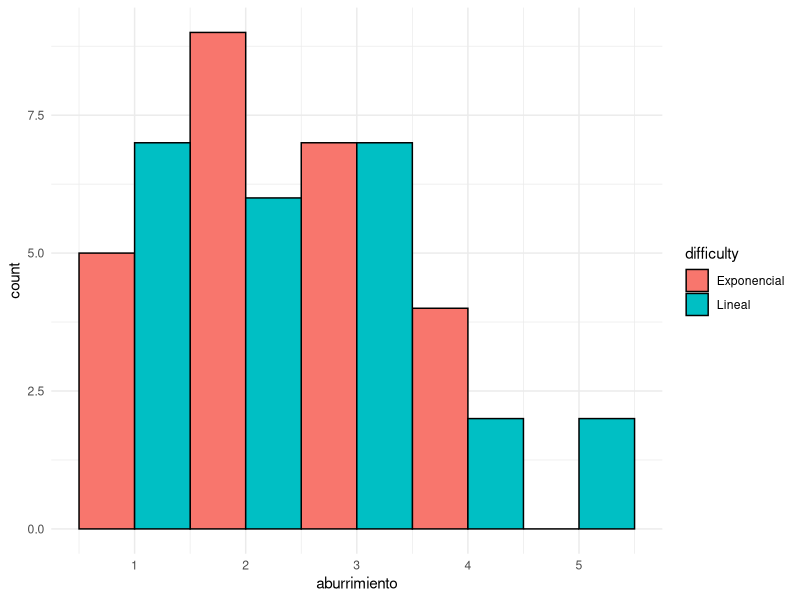
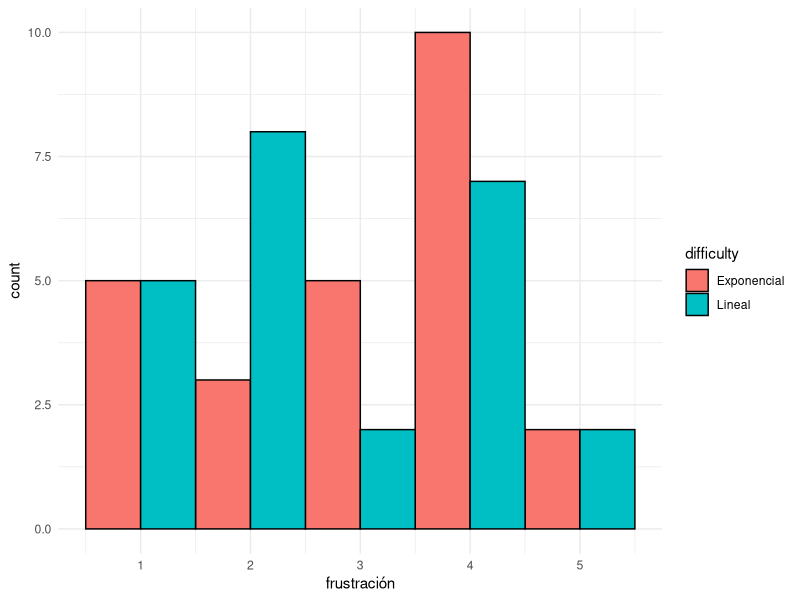
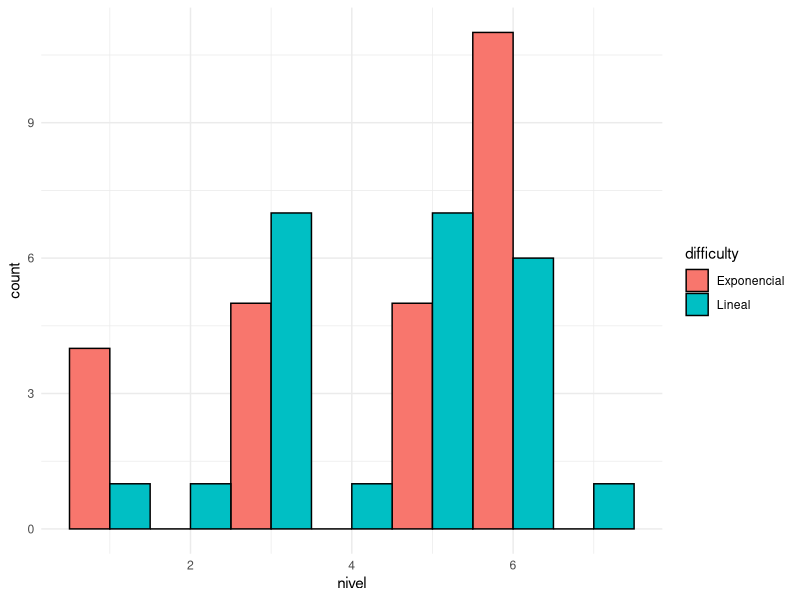
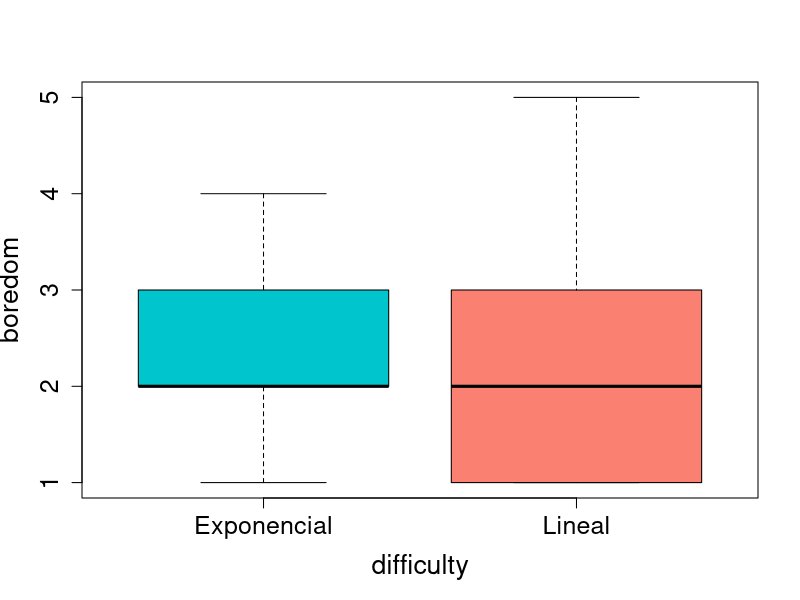
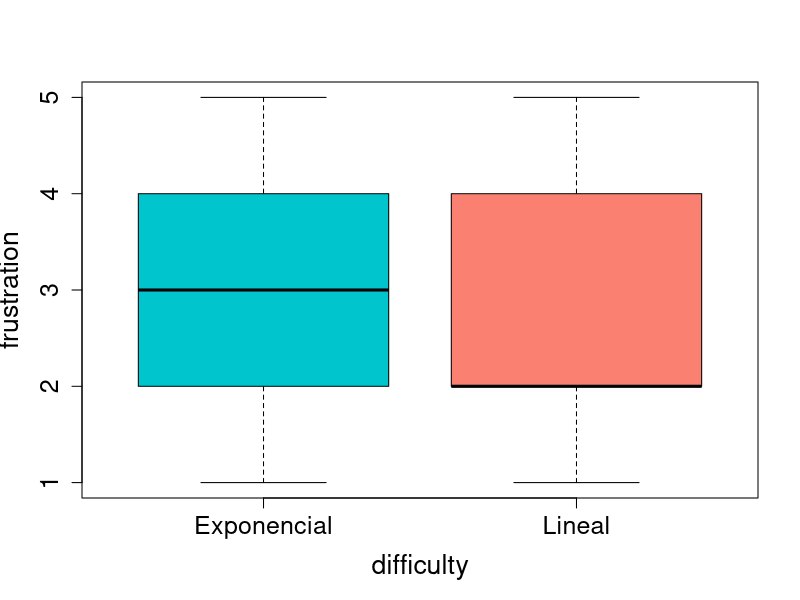
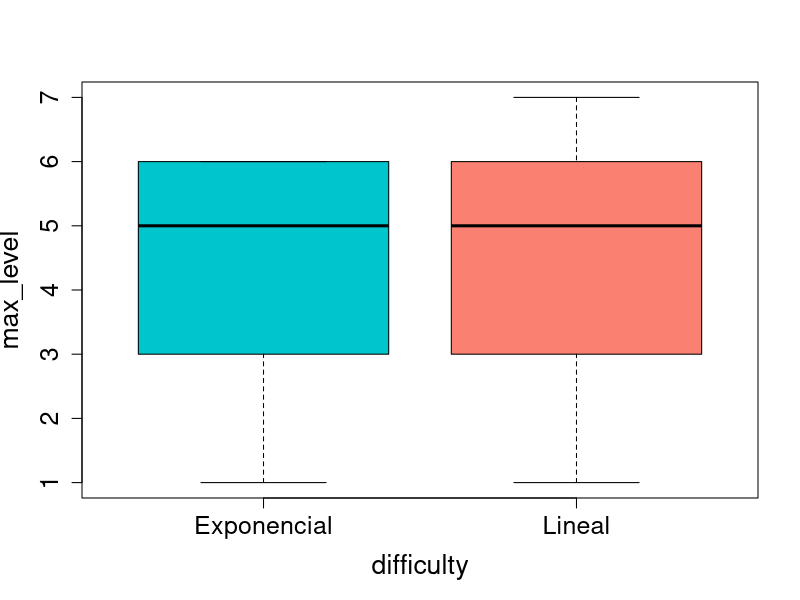
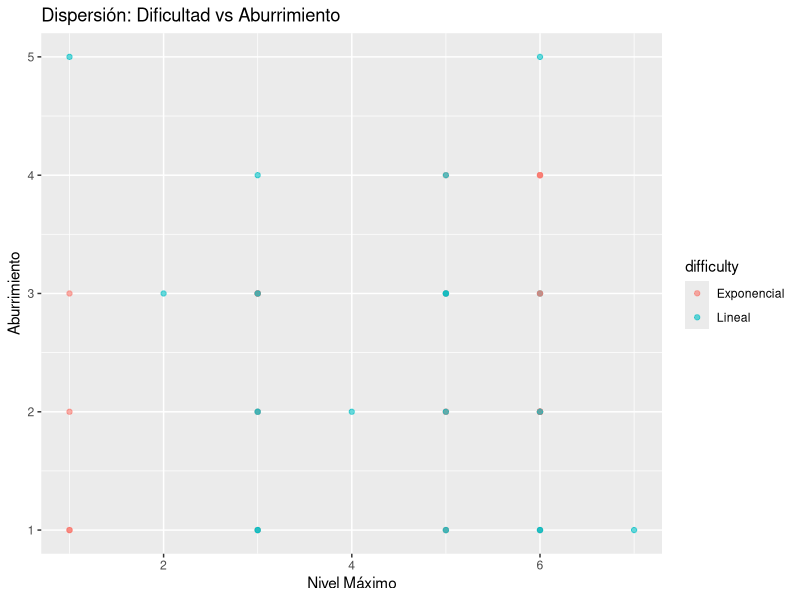
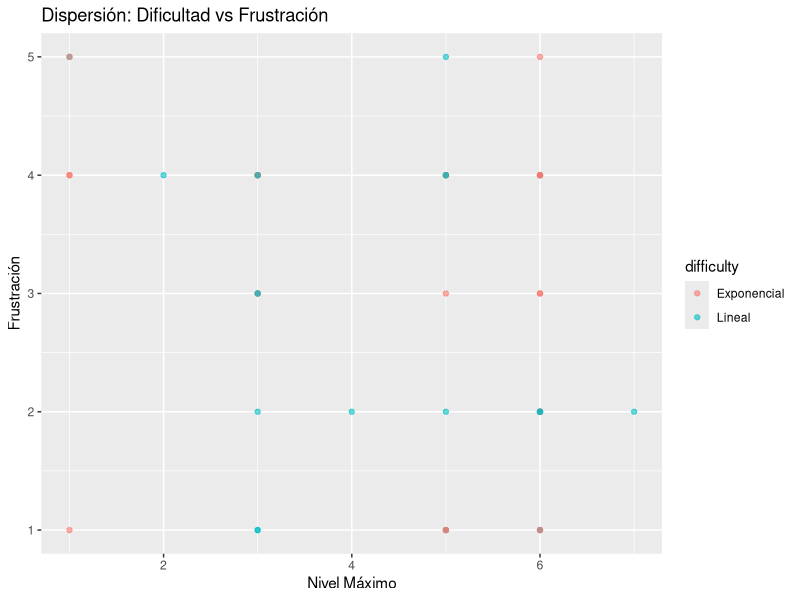

The R source for these figures, in order: (Note: this script raises an error after producing the figures.)
# Cargar paquetes necesarios
library(ggplot2)
library(dplyr)
library(xtable)

# Leer datos
data <- read.csv("tiles_check.csv", header = TRUE, sep = ",", encoding = "UTF-8")
data$userID <- as.factor(data$userID)

###############ANÁLISIS EXPLORATORIO############################################
# Resumen por grupo
resumen <- data %>%
  group_by(difficulty) %>%
  summarise(across(c(boredom, frustration, max_level), 
                   list(media = mean, mediana = median, sd = sd), 
                   na.rm = TRUE))
xtable(resumen, digits = 2)

# Histogramas por grupo
ggplot(data, aes(x = boredom, fill = difficulty)) +
  geom_histogram(binwidth = 1, position = "dodge", color = "black") +
  labs( x = "aburrimiento") +
  theme_minimal()

ggplot(data, aes(x = frustration, fill = difficulty)) +
  geom_histogram(binwidth = 1, position = "dodge", color = "black") +
  labs( x = "frustración") +
  theme_minimal()

ggplot(data, aes(x = max_level, fill = difficulty)) +
  geom_histogram(binwidth = 1, position = "dodge", color = "black") +
  labs(x = "nivel") +
  theme_minimal()
# Export png a 300
par(cex.main = 1.8, cex.axis = 1.5, cex.lab = 1.6)

# Boxplots por grupo
colores <- c("turquoise3", "salmon") 
boxplot(boredom ~ difficulty, data = data, col = colores)
boxplot(frustration ~ difficulty, data = data, col = colores)
boxplot(max_level ~ difficulty, data = data, col = colores)
# Export png a 650

# Gráfico de dispersión
ggplot(data, aes(x = max_level, y = boredom, color = difficulty)) +
  geom_point(alpha = 0.6)  +
  labs(title = "Dispersión: Dificultad vs Aburrimiento", x = "Nivel Máximo", y = "Aburrimiento")

ggplot(data, aes(x = max_level, y = frustration, color = difficulty)) +
  geom_point(alpha = 0.6)  +
  labs(title = "Dispersión: Dificultad vs Frustración", x = "Nivel Máximo", y = "Frustración")


###############MODELOS Y CORRELACIÓN############################################
# SPEARMAN
by(data, data$difficulty, function(sub) {
  list(
    boredom = cor.test(sub$max_level, sub$boredom, method = "spearman", exact = FALSE),
    frustration = cor.test(sub$max_level, sub$frustration, method = "spearman", exact = FALSE)
  )
})

# Modelo Lineal
modelo_boredom <- lm(max_level ~ boredom * difficulty, data = data)
summary(modelo_boredom)
plot(modelo_boredom)

modelo_frustration <- lm(max_level ~ frustration * difficulty, data = data)
summary(modelo_frustration)
plot(modelo_frustration)

# Caracterizar datos
# t-test: solo si distribuye normal
t.test()

# test Kolmogorov - Smirlov: para ver si distribuyen normal o no

# Test Wilcoxon: parecido a tstudent pero en dist no normal